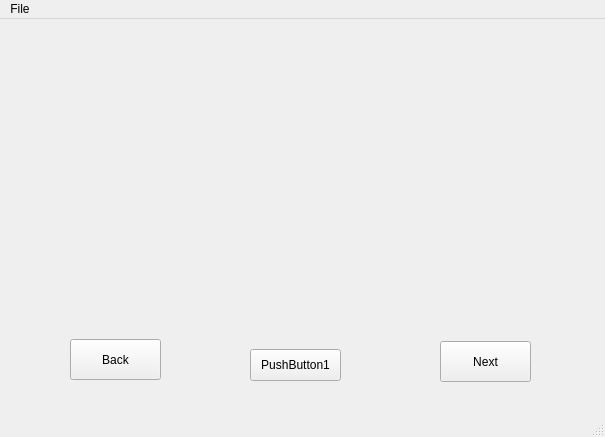
<?xml version="1.0" encoding="UTF-8"?>
<ui version="4.0">
 <class>MainWindow</class>
 <widget class="QMainWindow" name="MainWindow">
  <property name="geometry">
   <rect>
    <x>0</x>
    <y>0</y>
    <width>605</width>
    <height>437</height>
   </rect>
  </property>
  <property name="windowTitle">
   <string>MainWindow</string>
  </property>
  <widget class="QWidget" name="centralWidget">
   <widget class="QPushButton" name="pushButton">
    <property name="geometry">
     <rect>
      <x>250</x>
      <y>330</y>
      <width>91</width>
      <height>32</height>
     </rect>
    </property>
    <property name="text">
     <string>PushButton1</string>
    </property>
   </widget>
   <widget class="QPushButton" name="btn_back">
    <property name="geometry">
     <rect>
      <x>70</x>
      <y>320</y>
      <width>91</width>
      <height>41</height>
     </rect>
    </property>
    <property name="text">
     <string>Back</string>
    </property>
   </widget>
   <widget class="QPushButton" name="btn_next">
    <property name="geometry">
     <rect>
      <x>440</x>
      <y>322</y>
      <width>91</width>
      <height>41</height>
     </rect>
    </property>
    <property name="text">
     <string>Next</string>
    </property>
   </widget>
  </widget>
  <widget class="QStatusBar" name="statusBar"/>
  <widget class="QMenuBar" name="menuBar">
   <property name="geometry">
    <rect>
     <x>0</x>
     <y>0</y>
     <width>605</width>
     <height>21</height>
    </rect>
   </property>
   <widget class="QMenu" name="menuFile">
    <property name="title">
     <string>File</string>
    </property>
    <addaction name="actionQuit"/>
   </widget>
   <addaction name="menuFile"/>
  </widget>
  <action name="actionQuit">
   <property name="text">
    <string>Quit</string>
   </property>
  </action>
 </widget>
 <layoutdefault spacing="6" margin="11"/>
 <resources/>
 <connections>
  <connection>
   <sender>actionQuit</sender>
   <signal>triggered()</signal>
   <receiver>MainWindow</receiver>
   <slot>close()</slot>
   <hints>
    <hint type="sourcelabel">
     <x>-1</x>
     <y>-1</y>
    </hint>
    <hint type="destinationlabel">
     <x>302</x>
     <y>218</y>
    </hint>
   </hints>
  </connection>
 </connections>
 <slots>
  <slot>checkbox_on()</slot>
  <slot>checkbox_off()</slot>
  <slot>whatever()</slot>
 </slots>
</ui>
